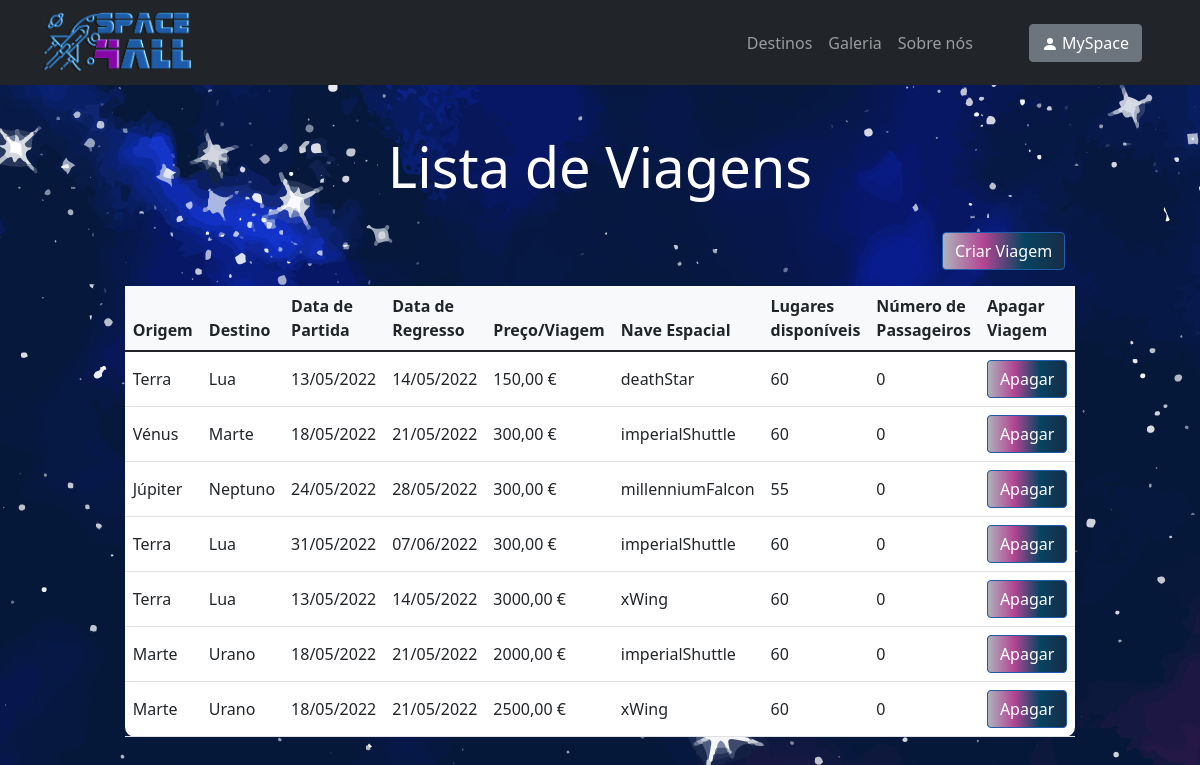
/trip-list, run on an earlier commit of the app's database.
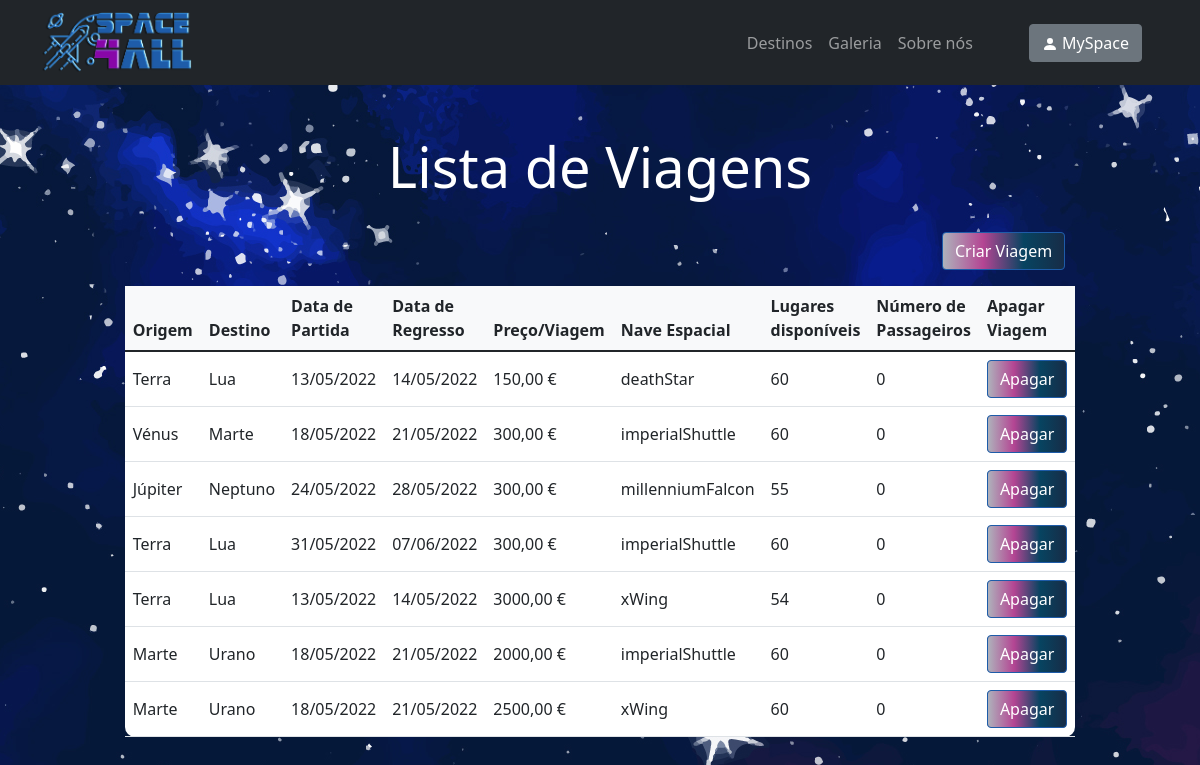
And on a later commit of the database.
### space_trip/models.py (models this page shows)
class Trip(models.Model):
 origin = models.CharField(max_length=50)
 destination = models.CharField(max_length=50)
 departure_date = models.DateTimeField('departure_date')
 return_date = models.DateTimeField('return_date')
 price = models.IntegerField(default=600)
 spaceship = models.CharField(max_length=50)
 available_seats = models.IntegerField(default=60)
 number_of_passengers = models.IntegerField(default=0)

### space_trip/views.py (the view)
# urls.py: path("trip-list", views.tripList, name="trip-list"),
def tripList(request):
    trip_list = Trip.objects.all()
    return render(request, 'space_trip/trip-list.html', {'trip_list': trip_list})

### space_trip/templates/space_trip/trip-list.html (shortened to what this page needs)
{% extends "./index.html" %}
{% load static %}
{% block body %}
<div>
      <br><br>
       <h1 style="color: white; text-align: center;" class="glow display-4">Lista de Viagens</h1>
      <br>
      <a href="{% url 'space_trip:trip-management' %}"><button class="btn btn-primary btn-block fa-lg gradient-custom-2 mb-3" style="position: relative; left: 78.5%">Criar Viagem</button></a>
      <br>
      {% if trip_list %}
          <table class="table align-middle mb-0 bg-white w-75" style="border-radius: 10px; margin-left: auto; margin-right: auto;">
            <thead class="bg-light">
              <tr>
                <th>Origem</th>
                <th>Destino</th>
                <th>Data de Partida</th>
                <th>Data de Regresso</th>
                <th>Preço/Viagem</th>
                <th>Nave Espacial</th>
                <th>Lugares disponíveis</th>
                <th>Número de Passageiros</th>
                <th>Apagar Viagem</th>
              </tr>
            </thead>
            <tbody>
            {% for trip in trip_list %}
                  <tr>
                    <td>
                        {{ trip.origin }}
                    </td>
                    <td>
                        {{ trip.destination }}
                    </td>
                    <td>
                        {{ trip.departure_date|date:"d/m/Y" }}
                    </td>
                    <td>
                        {{ trip.return_date|date:"d/m/Y" }}
                    </td>
                    <td>
                        {{ trip.price }},00 €
                    </td>
                    <td>
                        {{ trip.spaceship }}
                    </td>
                    <td>
                        {{ trip.available_seats }}
                    </td>
                    <td>
                        {{ trip.number_of_passengers }}
                    </td>
                    <td>
                        <form action="{% url 'space_trip:deleteTrip' trip.id %}" method="get">
                            <input class="btn btn-primary btn-block fa-lg gradient-custom-2" type="submit" value="Apagar" />
                        </form>
                    </td>
                  </tr>
                {% endfor %}
            </tbody>
          </table>
    {% else %}
        <h1 style="color: white; text-align: center;" class="glow display-4">Não existem viagens disponíveis</h1>
    {% endif %}
</div>
{% endblock %}

What changed in the data, as far as the page shows it:
changed Trip (number 5 of 7 on the later page): available_seats "60" → "54"
